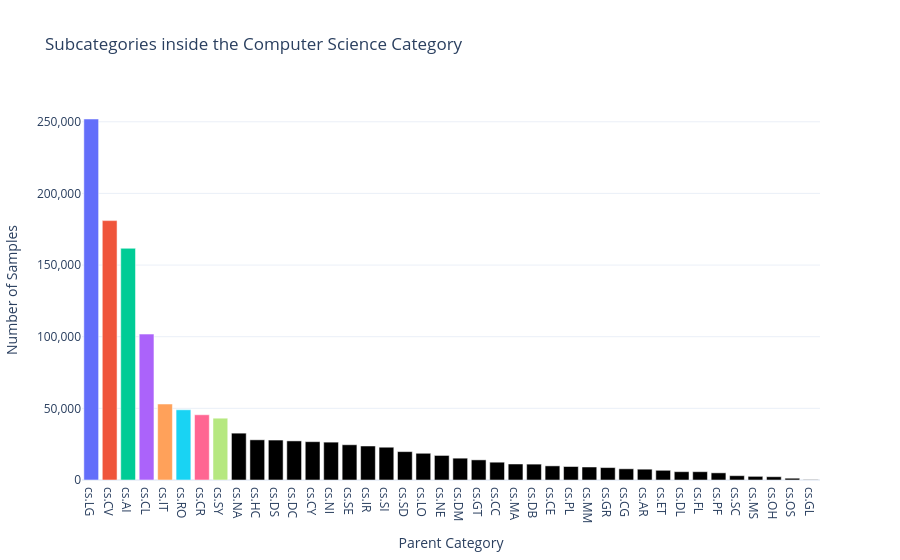

Notebook code cell kept with this figure:
### Code cell
plot_parent_distribution(sub_class_dataframes['Computer Science'], 'Computer Science')

### Figure 1 — Plotly figure (JSON) as saved in the notebook; plotly's stock layout.template omitted (floating-point values rounded to 4 significant figures)
{"data": [{"hovertemplate": "<b>%{x}</b><br>Count: %{y:,}<extra></extra>", "marker": {"color": ["#636EFA", "#EF553B", "#00CC96", "#AB63FA", "#FFA15A", "#19D3F3", "#FF6692", "#B6E880"]}, "type": "bar", "x": ["cs.LG", "cs.CV", "cs.AI", "cs.CL", "cs.IT", "cs.RO", "cs.CR", "cs.SY", "cs.NA", "cs.HC", "cs.DS", "cs.DC", "cs.CY", "cs.NI", "cs.SE", "cs.IR", "cs.SI", "cs.SD", "cs.LO", "cs.NE", "cs.DM", "cs.GT", "cs.CC", "cs.MA", "cs.DB", "cs.CE", "cs.PL", "cs.MM", "cs.GR", "cs.CG", "cs.AR", "cs.ET", "cs.DL", "cs.FL", "cs.PF", "cs.SC", "cs.MS", "cs.OH", "cs.OS", "cs.GL"], "y": [251943, 181028, 161695, 101840, 53017, 49013, 45525, 43137, 32699, 28040, 27881, 27287, 26741, 26422, 24601, 23734, 22880, 19808, 18656, 17139, 15234, 14052, 12431, 11171, 11082, 9862, 9415, 9074, 8678, 7814, 7551, 6773, 5809, 5792, 4995, 3006, 2548, 2299, 1249, 226]}], "layout": {"autosize": true, "title": {"text": "Subcategories inside the Computer Science Category"}, "xaxis": {"autorange": true, "range": [-0.5, 39.5], "title": {"text": "Parent Category"}, "type": "category"}, "yaxis": {"autorange": true, "range": [0, 265200.0], "tickformat": ",", "title": {"text": "Number of Samples"}, "type": "linear"}}}
